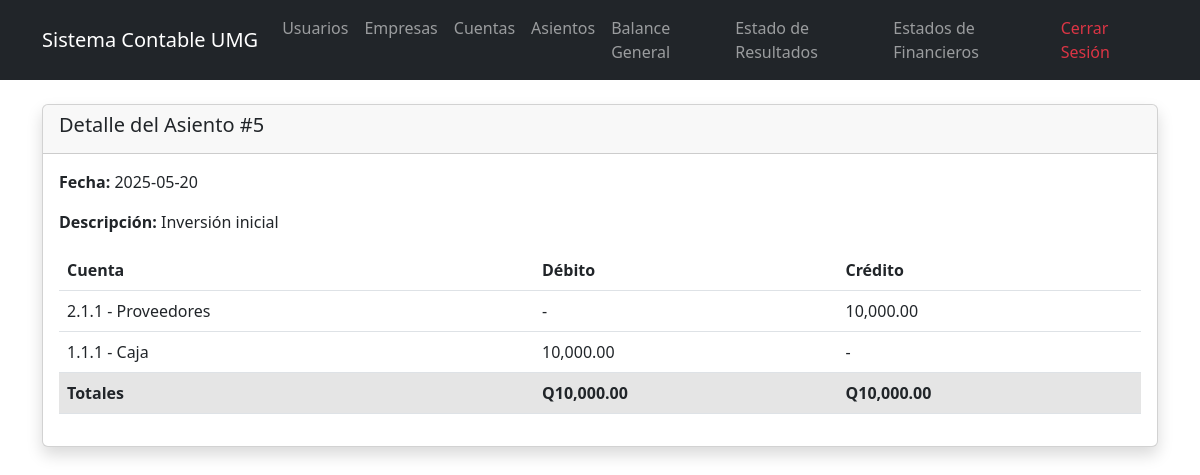
The app's page /ver_asiento.php?id=5 (signed in) with its own data.
### tables this page shows
CREATE TABLE `asientos_contables` (
  `id_asiento` int(11) NOT NULL,
  `fecha` date NOT NULL,
  `descripcion` text DEFAULT NULL,
  `id_periodo` int(11) DEFAULT NULL
);

CREATE TABLE `transacciones` (
  `id_transaccion` int(11) NOT NULL,
  `id_asiento` int(11) DEFAULT NULL,
  `id_cuenta` int(11) DEFAULT NULL,
  `monto` decimal(10,2) NOT NULL,
  `tipo` enum('Debe','Haber') NOT NULL
);

CREATE TABLE `cuentas` (
  `id_cuenta` int(11) NOT NULL,
  `codigo` varchar(10) NOT NULL,
  `nombre` varchar(100) NOT NULL,
  `tipo` enum('Activo','Pasivo','Patrimonio','Ingreso','Gasto') NOT NULL
);

### ver_asiento.php (the view, shortened to what this page needs)
<?php
include 'config/database.php';
$id = $_GET['id'];
$asiento = $pdo->query("SELECT * FROM asientos_contables WHERE id_asiento = $id")->fetch();
$transacciones = $pdo->query("
    SELECT t.*, c.codigo, c.nombre
    FROM transacciones t
    JOIN cuentas c ON t.id_cuenta = c.id_cuenta
    WHERE t.id_asiento = $id
");
$transaccionesArray = $transacciones->fetchAll();
$totalDebe = 0;
$totalHaber = 0;
foreach ($transaccionesArray as $t) {
    if ($t['tipo'] == 'Debe') {
        $totalDebe += $t['monto'];
    } else {
        $totalHaber += $t['monto'];
    }
}
?>
<!DOCTYPE html>
<html lang="es">
<head>
    <?php include 'includes/header.php'; ?>
</head>
<body>
    <div class="container mt-4">
        <div class="row">
            <div class="col-md-30">
                <div class="card shadow">
                    <div class="card-header">
                        <h5>Detalle del Asiento #<?= $asiento['id_asiento'] ?></h5>
                    </div>
                    <div class="card-body">
                        <p><strong>Fecha:</strong> <?= $asiento['fecha'] ?></p>
                        <p><strong>Descripción:</strong> <?= $asiento['descripcion'] ?></p>
                        <table class="table">
                            <thead>
                                <tr>
                                    <th>Cuenta</th>
                                    <th>Débito</th>
                                    <th>Crédito</th>
                                </tr>
                            </thead>
                            <tbody>
                                <?php foreach ($transaccionesArray as $t): ?>
                                <tr>
                                    <td><?= $t['codigo'] ?> - <?= $t['nombre'] ?></td>
                                    <td><?= $t['tipo'] == 'Debe' ? number_format($t['monto'], 2) : '-' ?></td>
                                    <td><?= $t['tipo'] == 'Haber' ? number_format($t['monto'], 2) : '-' ?></td>
                                </tr>
                                <?php endforeach; ?>
                                <tr class="table-active">
                                    <td><strong>Totales</strong></td>
                                    <td><strong>Q<?= number_format($totalDebe, 2) ?></strong></td>
                                    <td><strong>Q<?= number_format($totalHaber, 2) ?></strong></td>
                                </tr>
                            </tbody>
                        </table>
                    </div>
                </div>
            </div>
        </div>
    </div>
</body>
</html>

### records on screen
asientos_contables: id_asiento "5", fecha "2025-05-20", descripcion "Inversión inicial"
transacciones: id_cuenta.codigo "2.1.1", id_cuenta.nombre "Proveedores", monto "10,000.00"
transacciones: id_cuenta.codigo "1.1.1", id_cuenta.nombre "Caja", monto "10,000.00"

### other values on screen
$totalDebe "10,000.00"
$totalHaber "10,000.00"
